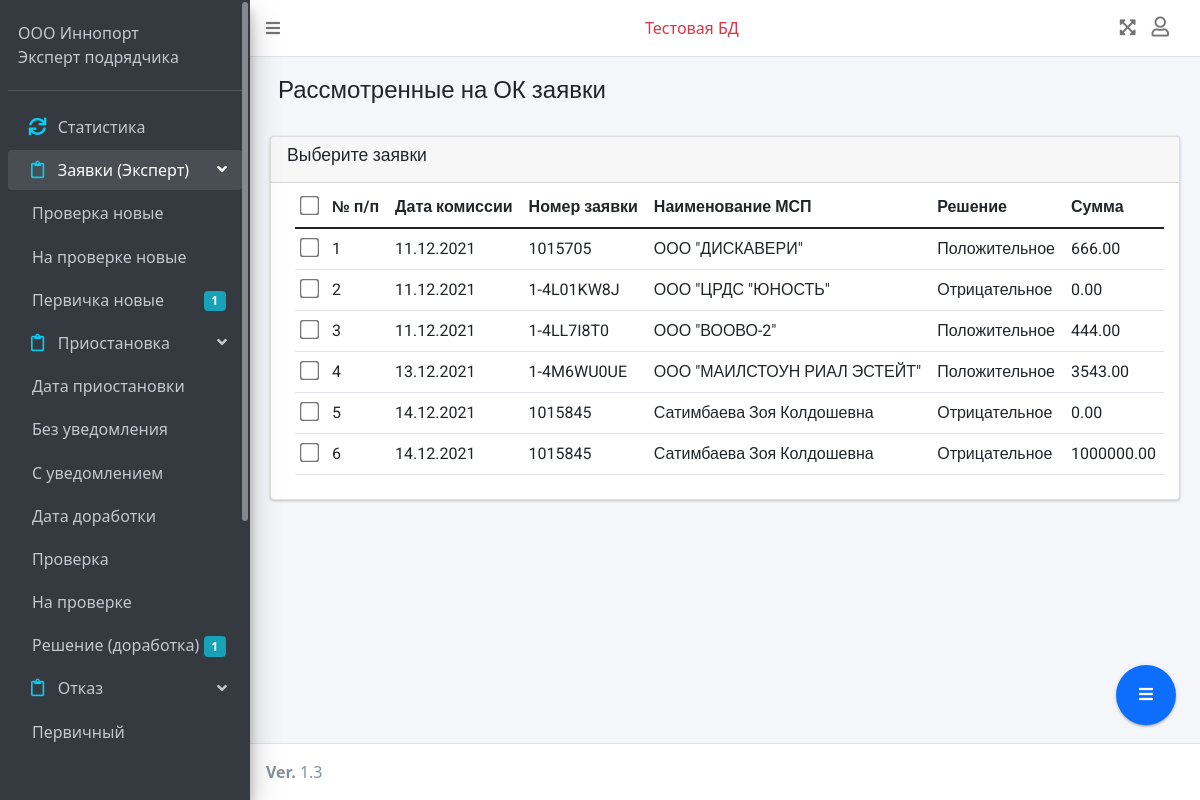
The app's page /dash/appointed_for_ok_orders_list (signed in), older data.
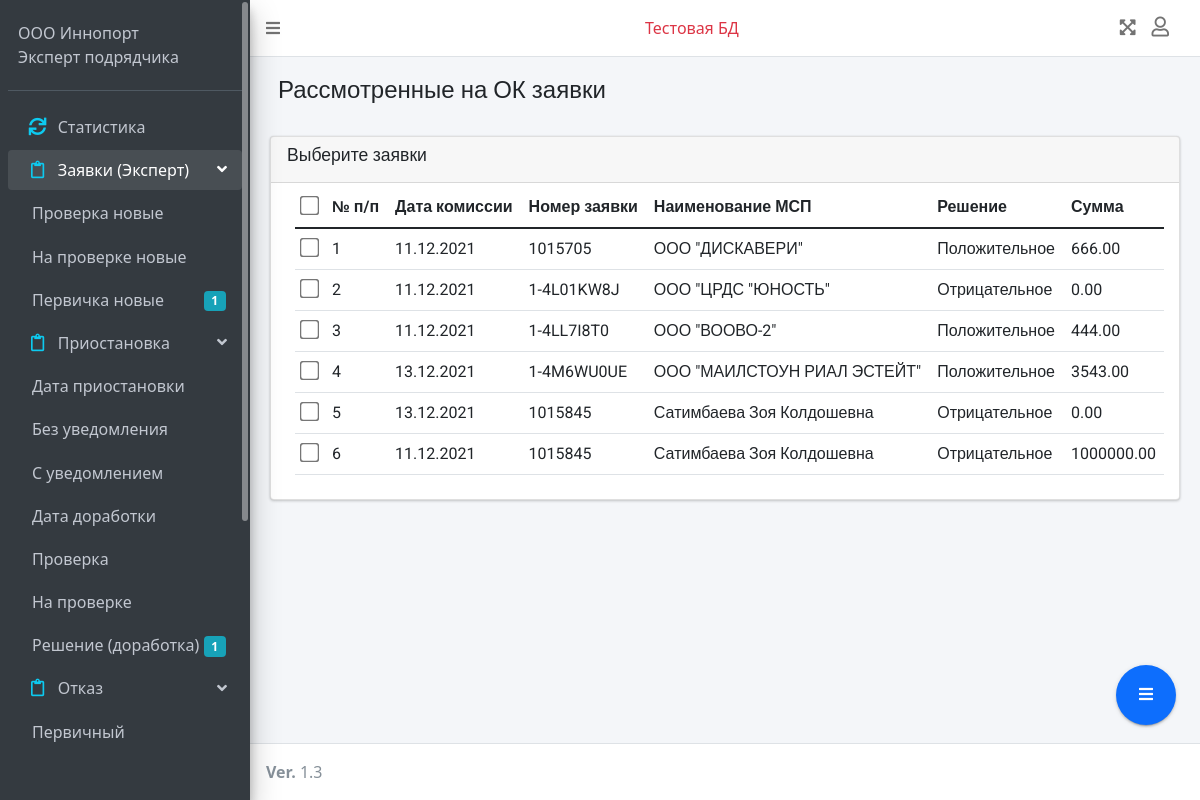
The same page, newer data.
### dash/models.py (models this page shows, shortened)
class AppointedForOK(models.Model):
    user = models.ForeignKey(User, on_delete=models.SET_DEFAULT, default=None, blank=True, null=True)
    added = models.DateTimeField(auto_now_add=True)
    modified = models.DateTimeField(auto_now=True)
    max_sum = models.DecimalField(max_digits=12, decimal_places=2, null=True, blank=True)
    decision = models.BooleanField(default=False, null=True, blank=True)
    ready_for_OK = models.ForeignKey(ReadyForOK, on_delete=models.CASCADE, default=None)
    commission_date = models.ForeignKey(CommissionDate, on_delete=models.CASCADE, default=None)
    marked_for_next_ok = models.BooleanField(blank=False, null=True, default=False)
    protocol_issued = models.BooleanField(blank=False, null=True, default=False)

class CommissionDate(models.Model):
    user = models.ForeignKey(User, on_delete=models.SET_DEFAULT, default=None, blank=True, null=True)
    added = models.DateTimeField(auto_now_add=True)
    modified = models.DateTimeField(auto_now=True)
    date = models.DateField(auto_now=False, auto_now_add=False)

class ReadyForOK(models.Model):
    user = models.ForeignKey(User, on_delete=models.SET_DEFAULT, default=None, blank=True, null=True)
    added = models.DateTimeField(auto_now_add=True)
    modified = models.DateTimeField(auto_now=True)
    creation_date = models.DateField(auto_now=False, auto_now_add=False)
    max_sum = models.DecimalField(max_digits=12, decimal_places=2)
    decision = models.BooleanField(default=False)
    doc_file = models.FileField(upload_to='EZ/doc')
    pdf_file = models.FileField(upload_to='EZ/doc')
    order = models.ForeignKey(Order, on_delete=models.CASCADE)
    marked_for_next_ok = models.BooleanField(default=False)
    appointed_ok = models.BooleanField(blank=False, null=True, default=False)

class Order(models.Model):
    user = models.ForeignKey(User, on_delete=models.SET_DEFAULT, default=None, blank=True, null=True,
                      related_name='created_by')
    responsible_preliminary = models.ForeignKey(User, on_delete=models.SET_DEFAULT, default=None, blank=True, null=True,
                      related_name='responsible_preliminary')
    responsible_preliminary_profile = models.ForeignKey(UserProfile, on_delete=models.SET_DEFAULT, default=None, blank=True, null=True,
                      related_name='responsible_preliminary_profile')
    responsible_after_temp_stop = models.ForeignKey(User, on_delete=models.SET_DEFAULT, default=None, blank=True, null=True,
                      related_name='responsible_after_temp_stop')
    responsible_after_temp_stop_profile = models.ForeignKey(UserProfile, on_delete=models.SET_DEFAULT, default=None, blank=True, null=True,
                      related_name='responsible_after_temp_stop_profile')
    responsible_preliminary_check_expert = models.ForeignKey(User, on_delete=models.SET_DEFAULT, default=None, blank=True, null=True,
                      related_name='responsible_preliminary_check_expert')
    responsible_after_temp_stop_check_expert = models.ForeignKey(User, on_delete=models.SET_DEFAULT, default=None, blank=True, null=True,
                      related_name='responsible_after_temp_stop_check_expert')
    added = models.DateTimeField(auto_now_add=True)
    modified = models.DateTimeField(auto_now=True)
    number = models.CharField(max_length=100)
    date_of_appliance = models.DateField(auto_now=False, auto_now_add=False)
    sum_of_appliance = models.DecimalField(max_digits=12, decimal_places=2)
    end_date = models.DateField(default=None, auto_now=False, auto_now_add=False) #крайняя дата 15 РД
    end_date_for_responsible = models.DateField(default=None) #крайняя дата для исполнителя
    status = models.ForeignKey(OrderStatus, on_delete=models.SET_DEFAULT, default=None)
    pp = models.ForeignKey(PPnumber, on_delete=models.SET_DEFAULT, default=None, blank=True, null=True)
    type = models.ForeignKey(OrderTypeCheck, on_delete=models.SET_DEFAULT, default=None, blank=True, null=True)#тип завяки при проверке
    marked_for_remake = models.BooleanField(default=False)
    onsite_check = models.BooleanField(blank=True, null=True,  verbose_name='Выездная проверка')#выездная проверка
    onsite_check_complete = models.BooleanField(blank=False, null=True, default=False)#выездная проверка завершена
    aim = models.TextField(blank=True, null=True)#цель из ИАС
    service_name = models.TextField(blank=True, null=True, default=None)#Наименование сервиса из ИАС
    company = models.CharField(max_length=200, blank=True, null=True)
    company_inn = models.CharField(max_length=20, blank=True, null=True)
    lotki_status = models.ForeignKey(LotkiContent, on_delete=models.SET_DEFAULT, default=None, blank=True, null=True)
    lotki_preliminary_temp_stop_date_received = models.DateField(auto_now=False, auto_now_add=False, null=True, blank=True) #дата получения документов от исполнителя
    lotki_preliminary_temp_stop_date_signed = models.DateField(auto_now=False, auto_now_add=False, null=True, blank=True) #дата получения подписанных документов
    lotki_preliminary_refuse_date_received = models.DateField(auto_now=False, auto_now_add=False, null=True, blank=True) #дата получения документов от исполнителя
    lotki_preliminary_refuse_date_signed = models.DateField(auto_now=False, auto_now_add=False, null=True, blank=True) #дата получения подписанных документов
    lotki_after_temp_stop_refuse_date_received = models.DateField(auto_now=False, auto_now_add=False, null=True, blank=True) #дата получения документов от исполнителя
    lotki_after_temp_stop_refuse_date_signed = models.DateField(auto_now=False, auto_now_add=False, null=True, blank=True) #дата получения подписанных документов
    lotki_ez_date_received = models.DateField(auto_now=False, auto_now_add=False, null=True, blank=True) #дата получения документов от исполнителя
    lotki_ez_date_signed = models.DateField(auto_now=False, auto_now_add=False, null=True, blank=True) #дата получения подписанных документов
    date_EZ = models.DateField(auto_now=False, auto_now_add=False, default=None, null=True, blank=True, verbose_name='Дата составления ЭЗ')  # дата составления ЭЗ
    refuse_is_preliminary = models.BooleanField(blank=True, null=True, default=None)
    refuse_is_refuse_by_date = models.BooleanField(blank=True, null=True, default=None)
    refuse_after_temp_stop = models.BooleanField(blank=True, null=True, default=None)
    temp_stop = models.BooleanField(blank=True, null=True, default=None)#проистановлена ли заявка
    temp_stop_date = models.DateField(auto_now=False, auto_now_add=False, blank=True, null=True, default=None)#дата подписания уведомления
    remade_order_received_date = models.DateField(auto_now=False, auto_now_add=False, blank=True, null=True, default=None)
    check_preliminary_refuse = models.BooleanField(default=False, verbose_name=u"Требуется проверка первичного отказа")
    check_preliminary_ez = models.BooleanField(default=False, verbose_name=u"Требуется проверка первичного ЭЗ")
    check_preliminary_temp_stop = models.BooleanField(default=False, verbose_name=u"Требуется проверка приостановки")
    check_preliminary_files_for_check_uploaded = models.BooleanField(default=False)#файлы на проверку загружены подрядчиком
    check_preliminary_finals_files_uploaded = models.BooleanField(default=False)#финальные версии файлов загружены
    check_preliminary_returned_after_correction = models.BooleanField(default=False)#финальные версии файлов загружены
    check_preliminary_files_for_check_returned_by_expert = models.BooleanField(default=False)#файлы возвращены экспертом на доработку
    check_preliminary_last_date_sent_for_check = models.DateTimeField(auto_now=False, auto_now_add=False, default=None, null=True, blank=True, verbose_name='Дата отправки документов на проверку')
    check_preliminary_pass_without_check = models.BooleanField(default=False, verbose_name=u"Предварительная проверка пропущена")
    check_after_temp_stop_refuse = models.BooleanField(default=False, verbose_name=u"Требуется проверка отказа по документам после возобновления")
    check_after_temp_stop_refuse_by_date = models.BooleanField(default=False, verbose_name=u"Требуется проверка отказа по сроку после возобновления")
    check_after_temp_stop_ez = models.BooleanField(default=False, verbose_name=u"Требуется проверка ЭЗ после возобновления")
    check_after_temp_stop_files_for_check_uploaded = models.BooleanField(default=False)#файлы на проверку загружены подрядчиком
    check_after_temp_stop_finals_files_uploaded = models.BooleanField(default=False)#финальные версии файлов загружены
    check_after_temp_stop_returned_after_correction = models.BooleanField(default=False)#финальные версии файлов загружены
    check_after_temp_stop_files_for_check_returned_by_expert = models.BooleanField(default=False)#файлы возвращены экспертом на доработку
    check_after_temp_stop_last_date_sent_for_check = models.DateTimeField(auto_now=False, auto_now_add=False, default=None, null=True, blank=True, verbose_name='Дата отправки документов на проверку')
    check_after_temp_stop_pass_without_check = models.BooleanField(default=False, verbose_name=u"Проверка после возобновления пропущена")
    callback_date = models.DateTimeField(auto_now=False, auto_now_add=False, default=None, null=True, blank=True, verbose_name='Дата отзыва заявки')
    category = models.ForeignKey(Category, on_delete=models.SET_DEFAULT, default=None, blank=True, null=True)

### dash/views.py (the view)
# urls.py: path('appointed_for_ok_orders_list', views.appointed_for_ok_orders_list,
@login_required(redirect_field_name=None, login_url='/')
def appointed_for_ok_orders_list(request):
    context = dash_get_info(request)
    users_profiles = userprofile.objects.all()
    orders = AppointedForOK.objects.filter(Q(protocol_issued=False))
    protocols = Protocol.objects.all()
    context.update({
        'big_title': 'Рассмотренные на ОК заявки',
        'title': 'Выберите заявки',
        'counter': get_counter(request.user),
        'users_profiles': users_profiles,
        'orders': orders,
        'protocols': protocols
    })
    return render(request, 'dash/menu/admin/dash_admin_appointed_for_ok_orders_list.html', context)

### dash/models.py (called while the page is built)
    def __str__(self):
        return self.user.first_name + ' ' + self.user.last_name

### dash/views.py (called while the page is built)
def get_counter(user_obj):
    user_profile = userprofile.objects.get(user=user_obj)
    if user_profile.role.name == 'Статистика (лотки)':
        try:
            counter = CountersLotki.objects.get(user_role_name='Статистика (лотки)')
        except CountersLotki.DoesNotExist:
            counter = None
    else:
        if user_profile.role.name == 'Админ' or user_profile.role.name == 'Суперадмин':
            print('админ')
            try:
                counter = CountersAdmin.objects.get(user_role_name='Админ')
            except CountersAdmin.DoesNotExist:
                counter = None
        else:
            try:
                counter = Counters.objects.get(user=user_obj)
            except Counters.DoesNotExist:
                counter = None
    print(counter)
    return counter

@login_required(redirect_field_name=None, login_url='/')
def dash_get_info(request):
    user_profile = userprofile.objects.get(user=request.user)
    context = {
        'user_profile': user_profile,
        'counter': get_counter(request.user)
    }
    return context

### dash/templates/dash/menu/admin/dash_admin_appointed_for_ok_orders_list.html (shortened to what this page needs)
{%extends 'dash/dash_base.html' %}
{% load static %}
{% block style %}
<link rel="stylesheet" type="text/css" href="{% static 'dash/plugins/floatingButton/css/index.css' %}">
{% endblock %}
{% block content %}
<section class="content-header">
  <div class="container-fluid">
    <div class="row mb-2">
      <div class="col-sm-12">
        <h4 id="big_title">{{ big_title }}</h4>
      </div>
    </div>
  </div>
</section>
<section class="content" >
<div class="container-fluid">
  <div class="row">
      <div class="col-12">
        <div class="card">
          <div class="card-header">
            <h3 class="card-title">{{ title }}</h3>
          </div>
          <div class="card-body table-responsive p-4 pt-1">
            <table class="table table-hover text-nowrap" id="table_list">
              <thead>
                <tr>
                    <th style="text-align:center;"><input type="checkbox" class="checkbox-choose-all-orders" style="transform: scale(1.5)"></th>
                    <th>№ п/п</th>
                    <th>Дата комиссии</th>
                    <th>Номер заявки</th>
                    <th>Наименование МСП</th>
                    <th>Решение</th>
                    <th>Сумма</th>
                </tr>
              </thead>
              <tbody id="tbody">
                {% for order in orders %}
                  <tr class="user-tr cursor-pointer" id="readyForOKID_{{ order.id }}">
                        <td style="text-align:center;"><input type="checkbox" class="checkbox-ready-for-ok" style="transform: scale(1.5)"></td>
                    <div class="appointed-for-ok-div">
                      <td>{{ forloop.counter }}</td>
                      <td><p class="d-none">{{ order.commission_date.date|date:"d.m.Y" }}</p>{{ order.commission_date.date|date:"d.m.Y" }}</td>
                      <td class="order_number">{{ order.ready_for_OK.order.number }}</td>
                      <td>{{ order.ready_for_OK.order.company }}</td>
                      <td>{% if order.marked_for_next_ok %}
                            Перенос
                          {% else %}
                              {% if order.decision %}
                                  Положительное
                              {% else %}
                                  Отрицательное
                              {% endif %}
                          {% endif %}
                      </td>
                      <td>{% if order.max_sum %}{{ order.max_sum }}{% else %}0.00{% endif %}</td>
                    </div>
                </tr>
               {% endfor %}
              </tbody>
            </table>
          </div>
        </div>
      </div>
    </div>
  </div>
</section>
  <div class="zoom">
    <a class="zoom-fab zoom-btn-large" id="zoomBtn"><i class="fa fa-bars"></i></a>
    <ul class="zoom-menu">
      <li><a class="zoom-fab zoom-btn-sm zoom-btn-tangram scale-transition scale-out" title="Добавить в протокол" id="appoint_for_protocol"></a></li>
      <li><a class="zoom-fab zoom-btn-sm zoom-btn-tangram scale-transition scale-out" title="Загрузить файл EXCEL" id="appoint_for_protocol_xls"></a></li>
    </ul>
  </div>
{% endblock %}

Row changes from the older to the newer data that the page shows:
changed AppointedForOK (number 5 of 6 on the later page): commission_date "14.12.2021" → "13.12.2021"
changed AppointedForOK (number 6 of 6 on the later page): commission_date "14.12.2021" → "11.12.2021"
